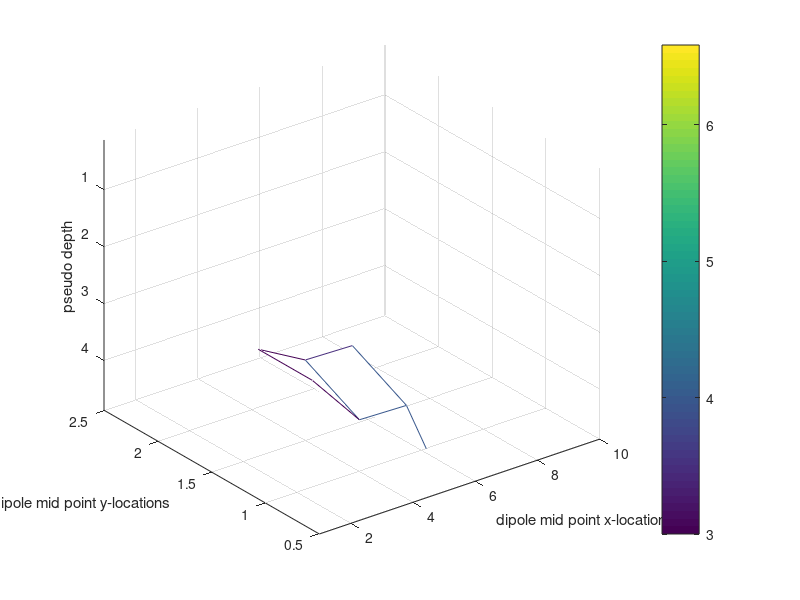

Write MATLAB code to recreate this figure.
close all
clear all
clc

% pseudo section plot for dipole-dipole 3D survey

% For the dipole-dipole electrode configuration, the data are plotted beneath the midpoint
% between the dipoles at a depth of half the distance between the dipole centers.

src_loc = dlmread('SrcFile.txt');
rec_loc = dlmread('RecFile.txt');
res = dlmread('resistivity.txt');

% SrcFile.txt contains current electrode locations C1(x),C1(y),C2(x),C2(y)
% RecFile.txt contains potential electrode locations P1(x),P1(y),P2(x),P2(y)

C1 = src_loc(:,1:2);
C2 = src_loc(:,3:4);
P1 = rec_loc(:,1:2);
P2 = rec_loc(:,3:4);

dipole_mid_point = (((P1+P2)/2)+((C1+C2)/2))/2;
L = abs(((P1+P2)/2)-((C1+C2)/2))/2;   % half the distance between the dipole centers.
Lx = L(:,1).^2; Ly = L(:,2).^2;
L = (Lx + Ly).^0.5;


X = dipole_mid_point(:,1);
Y = dipole_mid_point(:,2);
Z = L(:,1);

% scatter3(X,Y,Z,100,res,'filled');
% set(gca,'ZDir','reverse');
% xlabel('dipole mid point x-locations');
% ylabel('dipole mid point y-locations');
% zlabel('pseudo depth');
% xlim([min(X)-std(X),max(X)+std(X)]);
% ylim([min(Y)-std(Y),max(Y)+std(Y)]);
% zlim([min(Z)-std(Z),max(Z)+std(Z)]);
% colorbar;

[xq,yq] = meshgrid(min(X):std(X):max(X), min(Y):std(Y):max(Y));
vq = griddata(X,Y,res,xq,yq);
% contour3(xq,yq,vq);
mesh(xq,yq,vq);
set(gca,'ZDir','reverse');
xlabel('dipole mid point x-locations');
ylabel('dipole mid point y-locations');
zlabel('pseudo depth');
xlim([min(X)-std(X),max(X)+std(X)]);
ylim([min(Y)-std(Y),max(Y)+std(Y)]);
zlim([min(Z)-std(Z),max(Z)+std(Z)]);
colorbar;